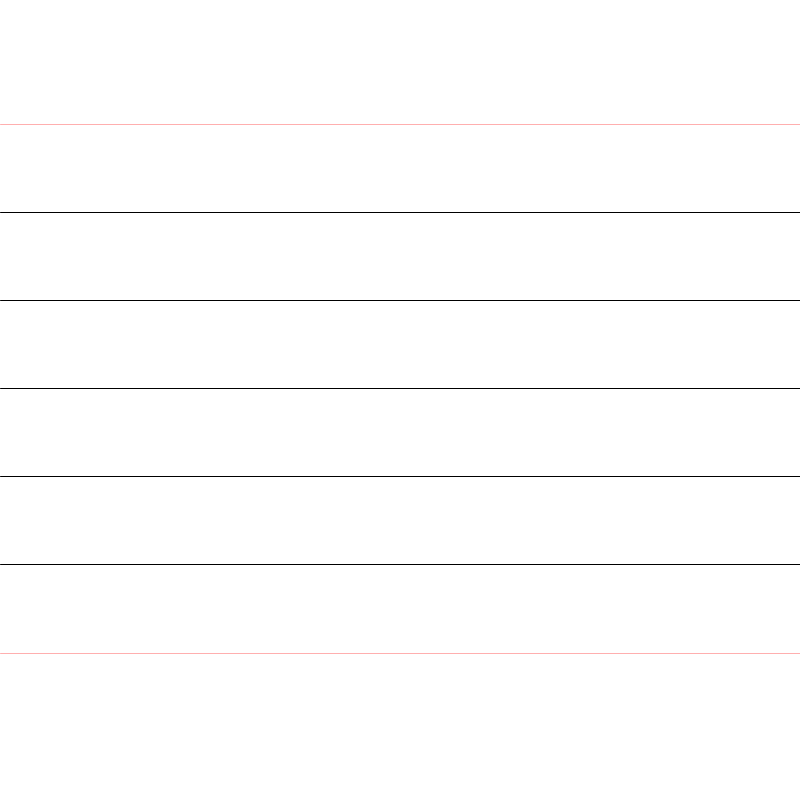
Frame 1 (no input)
Frame 60 (the mouse pressed at the canvas centre just before this capture): identical to frame 1, image omitted
Frame 120 (the mouse held since frame 60 and released just before this capture): identical to frame 1, image omitted

The Processing sketch that drew this single still picture (run headless with seeded random() and noise(); from frame 60 on, the mouse is pressed at the canvas centre):

// Processing sketch: demo_240404a_lineFill
// ── demo_240404a_lineFill.pde
// draw lines between two existing lines

void setup(){
  size(800, 800);
}

void draw(){
  background(255);
  
  hLines(124, 653, 5);
}

void hLines(float start, float end, int num){
  float chunk = (end - start) / float(num + 1);
  
  //endcap display
  stroke(#ff0000, 80);
  line(0, start, width, start);
  line(0, end, width, end);
  stroke(0);
  
  for (float pos = start + chunk; pos < end; pos += chunk){
    line(0, pos, width, pos);
  }
  
}
